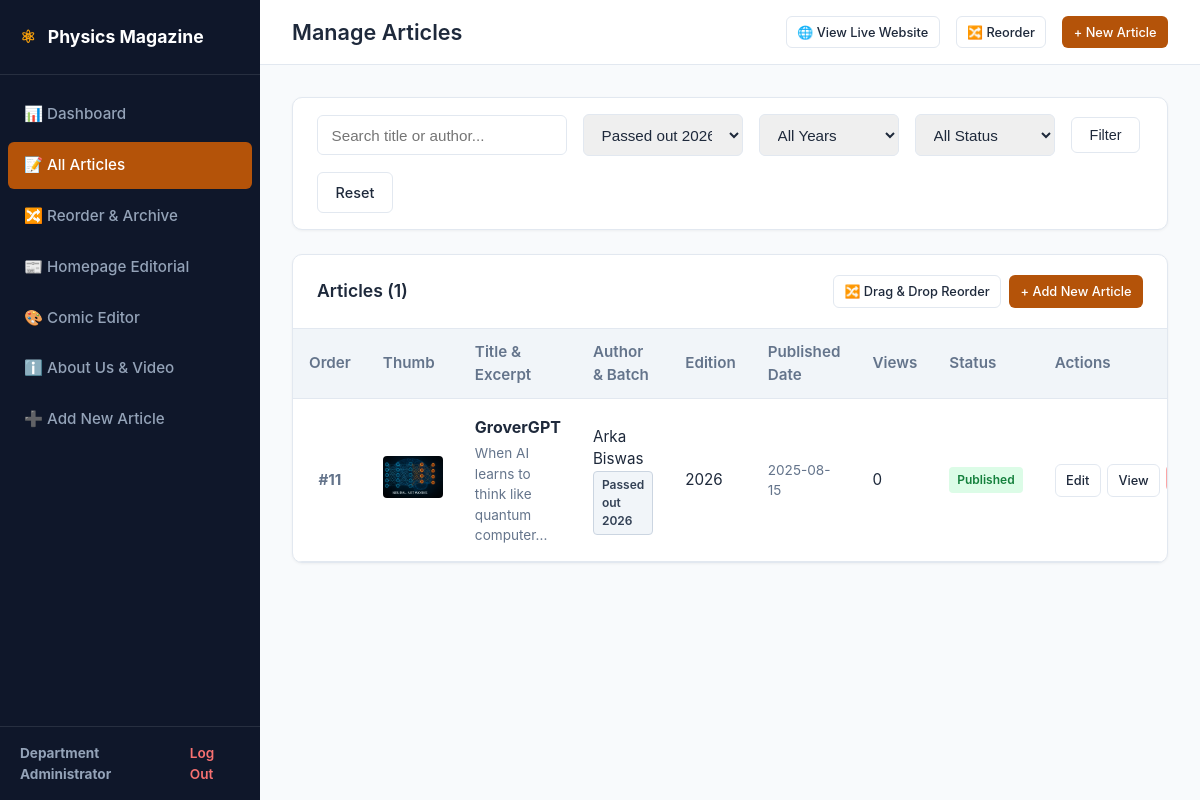
The page /admin/articles.php?batch=Passed out 2026 (signed in) on the database as committed earlier.
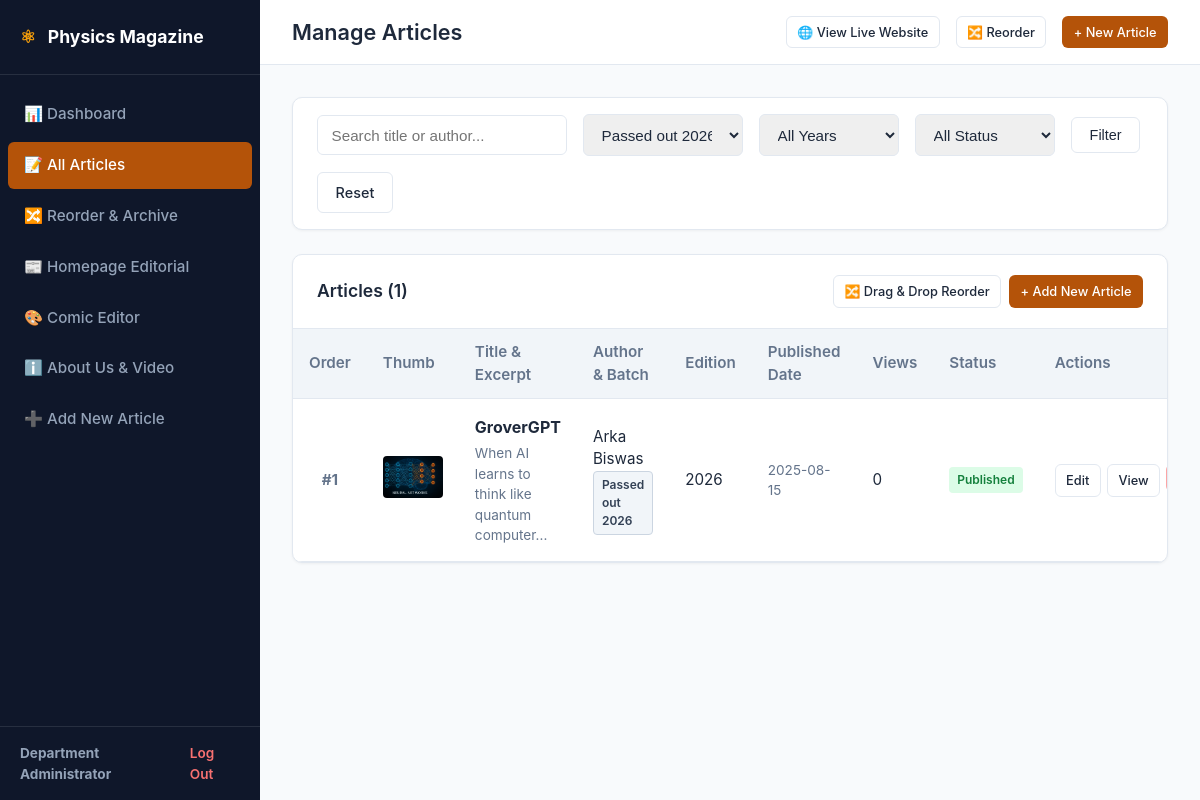
The same page on the database as committed later.
### tables this page shows
CREATE TABLE `articles` (
  `id` int(11) NOT NULL AUTO_INCREMENT,
  `slug` varchar(255) NOT NULL,
  `title` varchar(255) NOT NULL,
  `summary` varchar(500) NOT NULL,
  `author_name` varchar(150) NOT NULL,
  `author_batch` varchar(50) NOT NULL,
  `image_path` varchar(255) NOT NULL,
  `content` mediumtext NOT NULL,
  `edition_year` int(11) NOT NULL DEFAULT 2025,
  `published_date` date NOT NULL,
  `status` enum('published','draft') NOT NULL DEFAULT 'published',
  `sort_order` int(11) NOT NULL DEFAULT 0,
  `views_count` int(11) NOT NULL DEFAULT 0,
  `created_at` datetime DEFAULT current_timestamp(),
  `updated_at` datetime DEFAULT current_timestamp() ON UPDATE current_timestamp(),
  PRIMARY KEY (`id`),
  UNIQUE KEY `slug` (`slug`),
  KEY `idx_edition_status` (`edition_year`,`status`),
  KEY `idx_slug` (`slug`)
);

### includes/functions.php (called while the page is built, shortened)
<?php
function e($string)
{
    return htmlspecialchars($string ?? '', ENT_QUOTES, 'UTF-8');
}

### admin/articles.php (the view, shortened to what this page needs)
<?php
require_once __DIR__ . '/includes/admin_header.php';
$pdo = get_db_connection();
$search = trim($_GET['q'] ?? '');
$batchFilter = trim($_GET['batch'] ?? '');
$yearFilter = trim($_GET['year'] ?? '');
$statusFilter = trim($_GET['status'] ?? '');
$query = "SELECT * FROM articles WHERE 1=1";
$params = [];
if (!empty($batchFilter)) {
    $query .= " AND author_batch = ?";
    $params[] = $batchFilter;
}
$query .= " ORDER BY edition_year DESC, sort_order ASC, id DESC";
$stmt = $pdo->prepare($query);
$stmt->execute($params);
$articles = $stmt->fetchAll();
$batches = $pdo->query("SELECT DISTINCT author_batch FROM articles WHERE author_batch != '' ORDER BY author_batch ASC")->fetchAll(PDO::FETCH_COLUMN);
?>
<div class="card" style="margin-bottom: 1.5rem;">
  <div class="card-body" style="padding: 1rem 1.5rem;">
    <form method="GET" action="articles.php" style="display: flex; gap: 1rem; flex-wrap: wrap; align-items: center;">
      <input type="text" name="q" value="<?= e($search) ?>" placeholder="Search title or author..." class="form-control" style="max-width: 250px;">
      <select name="batch" class="form-control" style="max-width: 160px;">
        <?php foreach ($batches as $b): ?>
          <option value="<?= e($b) ?>" <?= $batchFilter === $b ? 'selected' : '' ?>><?= e($b) ?></option>
        <?php endforeach; ?>
      </select>
      <select name="year" class="form-control" style="max-width: 140px;">
        <option value="">All Years</option>
      </select>
      <select name="status" class="form-control" style="max-width: 140px;">
        <option value="">All Status</option>
      </select>
      <button type="submit" class="btn btn-secondary">Filter</button>
      <?php if (!empty($search) || !empty($batchFilter) || !empty($yearFilter) || !empty($statusFilter)): ?>
        <a href="articles.php" class="btn btn-secondary">Reset</a>
      <?php endif; ?>
    </form>
  </div>
</div>
<div class="card">
  <div class="card-header">
    <h2>Articles (<?= count($articles) ?>)</h2>
    <div style="display: flex; gap: 0.5rem;">
      <a href="reorder.php" class="btn btn-secondary btn-sm">🔀 Drag & Drop Reorder</a>
      <a href="article-add.php" class="btn btn-primary btn-sm">+ Add New Article</a>
    </div>
  </div>
  <div class="table-responsive">
    <table class="admin-table">
      <thead>
        <tr>
          <th style="width: 50px;">Order</th>
          <th>Thumb</th>
          <th>Title & Excerpt</th>
          <th>Author & Batch</th>
          <th>Edition</th>
          <th>Published Date</th>
          <th>Views</th>
          <th>Status</th>
          <th>Actions</th>
        </tr>
      </thead>
      <tbody>
        <?php if (!empty($articles)): ?>
          <?php foreach ($articles as $art): ?>
            <tr>
              <td style="text-align: center; font-weight: bold; color: #64748b;">
                #<?= (int)$art['sort_order'] ?>
              </td>
              <td style="width: 70px;">
                <img src="../<?= e($art['image_path']) ?>" alt="" style="width: 60px; height: 42px; object-fit: cover; border-radius: 4px;">
              </td>
              <td>
                <strong style="color: #1e293b; font-size: 1rem;"><?= e($art['title']) ?></strong>
                <p style="color: #64748b; font-size: 0.85rem; margin-top: 0.2rem;"><?= e(mb_strimwidth($art['summary'], 0, 80, '...')) ?></p>
              </td>
              <td>
                <div><?= e($art['author_name']) ?></div>
                <span class="badge badge-batch"><?= e($art['author_batch']) ?></span>
              </td>
              <td><?= e($art['edition_year']) ?></td>
              <td style="font-size: 0.85rem; color: #64748b;"><?= e($art['published_date']) ?></td>
              <td><?= (int)$art['views_count'] ?></td>
              <td>
                <span class="badge <?= $art['status'] === 'published' ? 'badge-success' : 'badge-warning' ?>">
                  <?= ($art['status'] === 'published') ? 'Published' : 'Archived' ?>
                </span>
              </td>
              <td>
                <div style="display: flex; gap: 0.4rem;">
                  <a href="article-edit.php?id=<?= $art['id'] ?>" class="btn btn-secondary btn-sm">Edit</a>
                  <a href="../article.php?slug=<?= urlencode($art['slug']) ?>" target="_blank" class="btn btn-secondary btn-sm">View</a>
                </div>
              </td>
            </tr>
          <?php endforeach; ?>
        <?php endif; ?>
      </tbody>
    </table>
  </div>
</div>
<?php require_once __DIR__ . '/includes/admin_footer.php'; ?>

Rows that differ between the two databases and show on the page:
changed articles "GroverGPT": sort_order "11" → "1"
